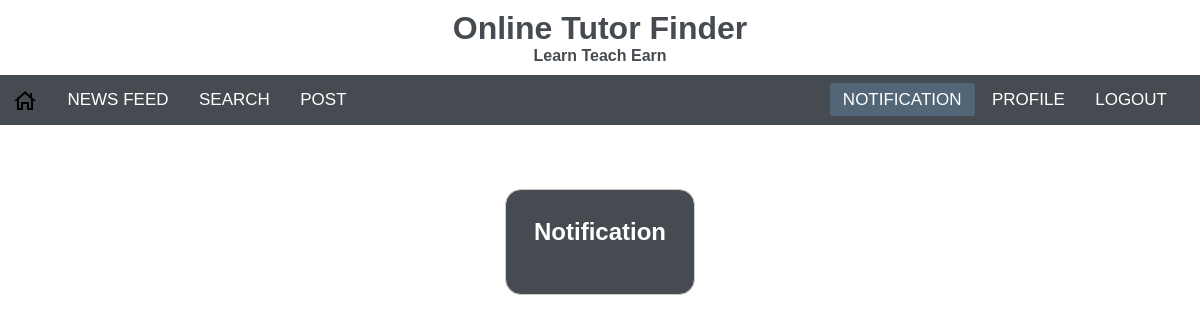
Page /notification.php (signed in) on the earlier database version.
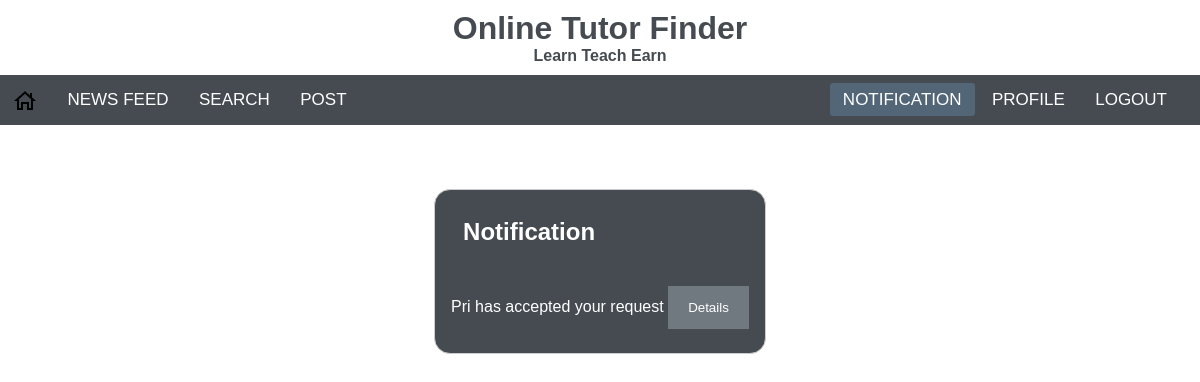
Same page on the later database version.
### tables this page shows
CREATE TABLE `notification` (
  `nid` int(10) NOT NULL,
  `postId` int(10) NOT NULL,
  `userId` int(10) NOT NULL,
  `reqId` int(10) NOT NULL,
  `approve` int(10) NOT NULL
);

CREATE TABLE `user` (
  `id` int(11) NOT NULL,
  `name` varchar(150) NOT NULL,
  `email` varchar(100) NOT NULL,
  `contact` varchar(100) NOT NULL,
  `password` varchar(100) NOT NULL,
  `usertype` varchar(100) NOT NULL,
  `gender` varchar(100) NOT NULL,
  `status` int(100) NOT NULL,
  `pending` int(10) NOT NULL,
  `image` varchar(250) DEFAULT NULL,
  `address` varchar(255) DEFAULT NULL,
  `institution` varchar(255) DEFAULT NULL
);

### notification.php (the view, shortened to what this page needs)
<!DOCTYPE html>
<html lang="en">
<head>
    <link rel="stylesheet" type="text/css" href="css/style.css">
</head>
<body>
    <div class="header">
        <h1>Online Tutor Finder</h1>
        <h4>Learn Teach Earn</h4>
    </div>
    <nav>
        <ul>
            <li><a href="newsfeed.php"><img align="center" src="image/home.png"></a></li>
            <li><a href="newsfeed.php">News Feed</a></li>
            <li><a href="search.php">Search</a></li>
            <li><a href="post.php">Post</a></li>
        </ul>
        <ul class="r">
            <li><a class="active" href="notification.php">Notification</a></li>
            <li><a href="profile.php">Profile</a></li>
            <li><a href="logout.php">Logout</a></li>
        </ul>
    </nav>
    <form action="#" class="inner">
            <table>
            <tr>
                <th>
                  <h1  align="left" style="margin: 10px;font-size:150%"><label for="">Notification</label></h1>
                </th>
            </tr>
			</table>
            <?php
            include 'control/connection.php';
	        ?>
        <?php
            $id = $_SESSION['id'];
		    $q = "SELECT * FROM `notification` WHERE `reqId` = $id AND `approve` != 0";
            $query = mysqli_query($con,$q);
            if ($query->num_rows > 0) {
                $q = "SELECT notification.nid, notification.approve, user.id, user.name FROM notification JOIN user on notification.userId=user.id WHERE `reqId`=$id AND notification.approve != 0";
                $query = mysqli_query($con,$q);
                while($res = mysqli_fetch_array($query)){
                    $approve = $res['approve'];
                    if($approve==1){
	        ?>
                <td>
                    <label for=""> <?php echo $res['name'] ?> has accepted your request </label> </td>
                    <th align="left"><button > <a style="color:white;" href="details.php?id=<?php echo $res['id']; ?>" > Details </a> </button></th>
                    <br>
            <?php
                    }
             }
            }
            ?>
        </form>
</body>
</html>

Differences in the rows shown:
added notification: userId.name "Pri"
